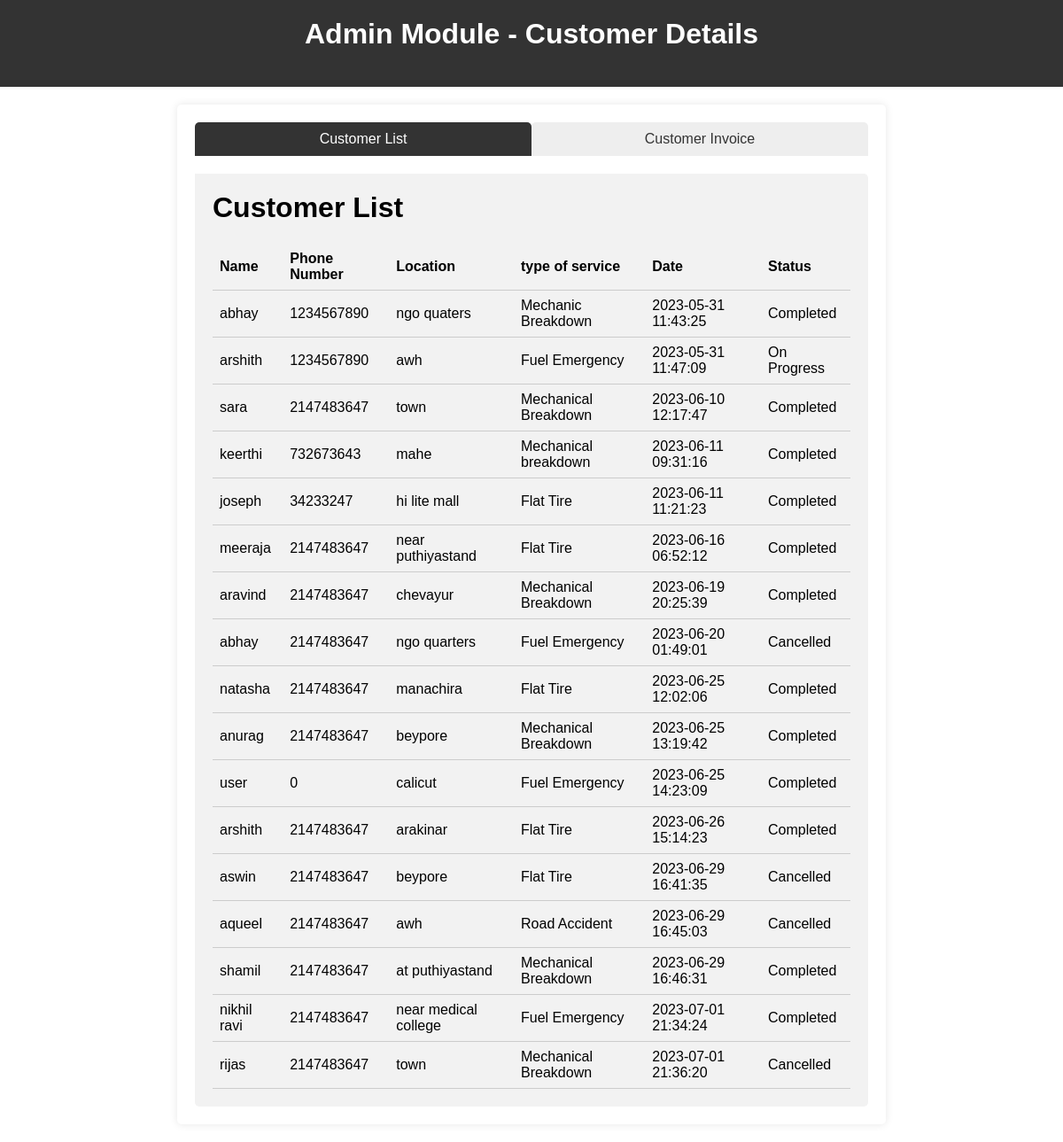
Screenshot of /admin_view_customer.php with the database file from the repository.
### tables this page shows
CREATE TABLE `emergency_ser_list` (
  `Request_id` int(11) NOT NULL,
  `Name` varchar(30) NOT NULL,
  `Phone_number` int(11) NOT NULL,
  `Location` varchar(30) NOT NULL,
  `Service_type` varchar(100) NOT NULL,
  `status` varchar(11) NOT NULL,
  `added_on` datetime NOT NULL DEFAULT current_timestamp(),
  `cost` int(11) DEFAULT 0,
  `email` varchar(30) NOT NULL
);

### admin_view_customer.php (the view, shortened to what this page needs)
<?php
require_once("config.php");
$query = "select * from emergency_ser_list";
$result = mysqli_query($con,$query);
$statusLabels = array(
  1 => 'Pending',
  2 => 'On Progress',
  3 => 'Completed',
  4 => 'Cancelled'
);
?>
<!DOCTYPE html>
<html>
<head>
</head>
<body>
  <header>
    <h1>Admin Module - Customer Details</h1>
  </header>
  <main>
    <div class="tabs">
      <ul>
        <li><a href="#" class="tab-link active" onclick="switchTab(event, 'customerList')">Customer List</a></li>
        <li><a href="#" class="tab-link" onclick="switchTab(event, 'customerInvoice')">Customer Invoice</a></li>
      </ul>
    </div>
    <div id="customerList" class="tabs-content active">
      <h1>Customer List</h1>
      <table>
        <thead>
          <tr>
          <th>Name</th>
            <th>Phone Number</th>
            <th>Location</th>
            <th>type of service</th>
            <th>Date</th>
            <th>Status</th>
            <tr>
            <?php
            while($row = mysqli_fetch_assoc($result))
            {
              ?>
              <td><?php echo $row['Name'];?></td>
              <td><?php echo $row['Phone_number'];?></td>
              <td><?php echo $row['Location'];?></td>
              <td><?php echo $row['Service_type'];?></td>
              <td><?php echo $row['added_on'];?></td>
              <td>
            <?php
            if (isset($statusLabels[$row['status']])) {
              echo $statusLabels[$row['status']];
            } else {
              echo "Unknown Status";
            }
            ?>
          </td>
        </tr>
        <?php
      }
      ?>
        </thead>
      </table>
    </div>

### admin_view_customer.php (style rules this page uses)
* { box-sizing: border-box; }
body { font-family: Arial, sans-serif; margin: 0; padding: 0; background-image: url(admin_home.jpg); background-repeat: no-repeat; background-size: cover; }
header { background-color: #333; padding: 20px; color: #fff; text-align: center; }
main { max-width: 800px; margin: 20px auto; padding: 20px; background-color: #fff; border-radius: 5px; box-shadow: 0 0 10px rgba(0, 0, 0, 0.1); }
h1 { margin-top: 0; }
.tabs { margin-bottom: 20px; }
.tabs ul { list-style-type: none; padding: 0; margin: 0; display: flex; }
.tabs ul li { flex: 1; text-align: center; }
.tabs ul li a { display: block; padding: 10px 20px; text-decoration: none; background-color: #eee; color: #333; border-radius: 5px 5px 0 0; }
.tabs ul li a.active { background-color: #333; color: #fff; }
.tabs-content { display: none; padding: 20px; background-color: #f2f2f2; border-radius: 0 5px 5px 5px; }
.tabs-content.active { display: block; }
table { width: 100%; border-collapse: collapse; }
table th, table td { padding: 8px; text-align: left; border-bottom: 1px solid #ccc; }
table th { background-color: #f2f2f2; }

### rows the page displays
emergency_ser_list: Name "abhay", Phone_number "1234567890", Location "ngo quaters", Service_type "Mechanic Breakdown", added_on "2023-05-31 11:43:25", status "Completed"
emergency_ser_list: Name "arshith", Phone_number "1234567890", Location "awh", Service_type "Fuel Emergency", added_on "2023-05-31 11:47:09", status "On Progress"
emergency_ser_list: Name "sara", Phone_number "2147483647", Location "town", Service_type "Mechanical Breakdown", added_on "2023-06-10 12:17:47", status "Completed"
emergency_ser_list: Name "keerthi", Phone_number "732673643", Location "mahe", Service_type "Mechanical breakdown", added_on "2023-06-11 09:31:16", status "Completed"
emergency_ser_list: Name "joseph", Phone_number "34233247", Location "hi lite mall", Service_type "Flat Tire", added_on "2023-06-11 11:21:23", status "Completed"
emergency_ser_list: Name "meeraja", Phone_number "2147483647", Location "near puthiyastand", Service_type "Flat Tire", added_on "2023-06-16 06:52:12", status "Completed"
emergency_ser_list: Name "aravind", Phone_number "2147483647", Location "chevayur", Service_type "Mechanical Breakdown", added_on "2023-06-19 20:25:39", status "Completed"
emergency_ser_list: Name "abhay", Phone_number "2147483647", Location "ngo quarters", Service_type "Fuel Emergency", added_on "2023-06-20 01:49:01", status "Cancelled"
emergency_ser_list: Name "natasha", Phone_number "2147483647", Location "manachira", Service_type "Flat Tire", added_on "2023-06-25 12:02:06", status "Completed"
emergency_ser_list: Name "anurag", Phone_number "2147483647", Location "beypore", Service_type "Mechanical Breakdown", added_on "2023-06-25 13:19:42", status "Completed"
emergency_ser_list: Name "user", Phone_number "0", Location "calicut", Service_type "Fuel Emergency", added_on "2023-06-25 14:23:09", status "Completed"
emergency_ser_list: Name "arshith", Phone_number "2147483647", Location "arakinar", Service_type "Flat Tire", added_on "2023-06-26 15:14:23", status "Completed"
emergency_ser_list: Name "aswin", Phone_number "2147483647", Location "beypore", Service_type "Flat Tire", added_on "2023-06-29 16:41:35", status "Cancelled"
emergency_ser_list: Name "aqueel", Phone_number "2147483647", Location "awh", Service_type "Road Accident", added_on "2023-06-29 16:45:03", status "Cancelled"
emergency_ser_list: Name "shamil", Phone_number "2147483647", Location "at puthiyastand", Service_type "Mechanical Breakdown", added_on "2023-06-29 16:46:31", status "Completed"
emergency_ser_list: Name "nikhil ravi", Phone_number "2147483647", Location "near medical college", Service_type "Fuel Emergency", added_on "2023-07-01 21:34:24", status "Completed"
emergency_ser_list: Name "rijas", Phone_number "2147483647", Location "town", Service_type "Mechanical Breakdown", added_on "2023-07-01 21:36:20", status "Cancelled"
